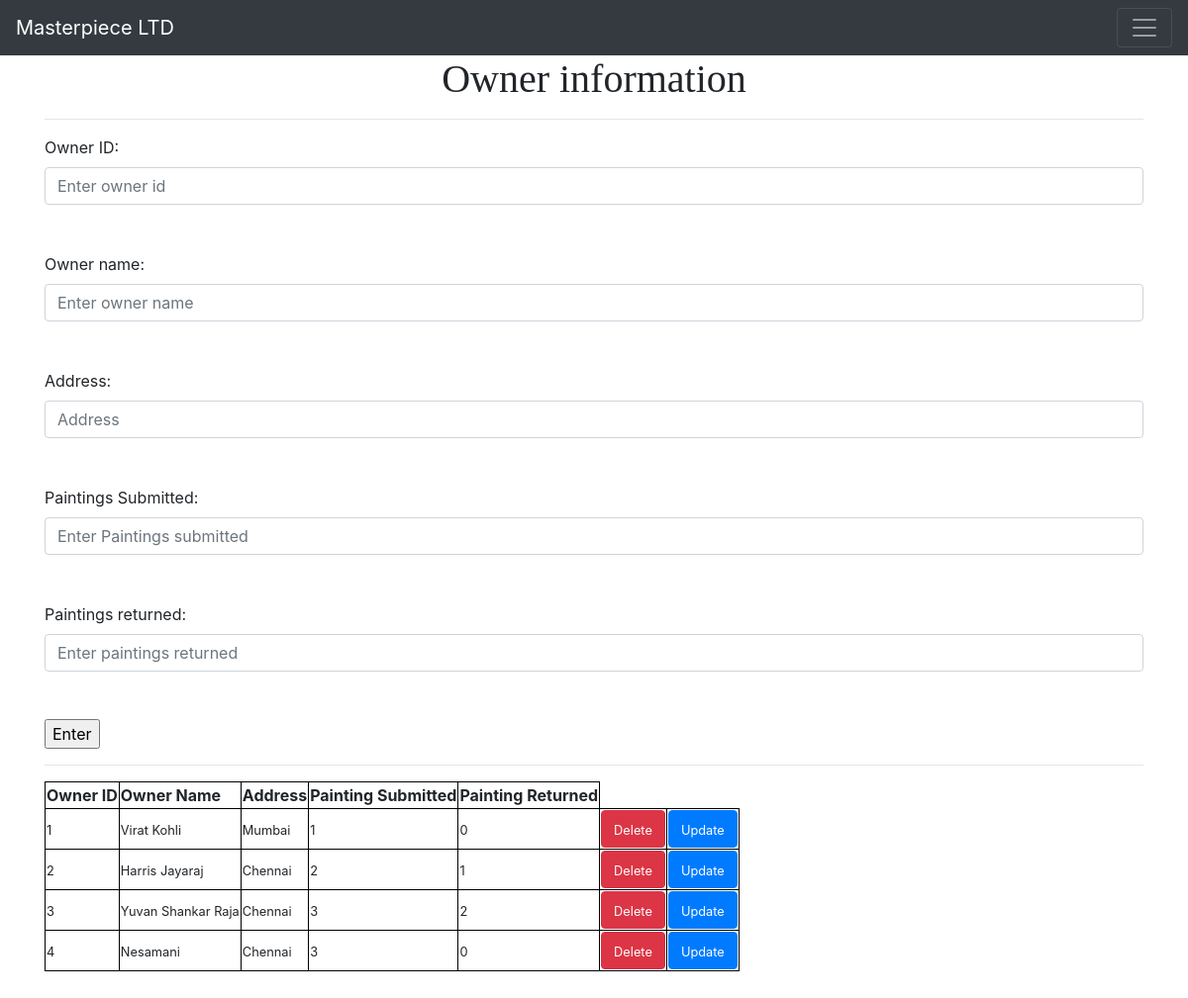
/owner, run on the app's committed database.
### app.py (models this page shows, shortened)
class Owner_info(db.Model):
    owner_ID=db.Column(db.Integer , primary_key=True)
    owner_name=db.Column(db.String(200) , nullable=False)
    Address=db.Column(db.Text , nullable=False)
    Submitted=db.Column(db.Integer , nullable=False)
    Returned=db.Column(db.Integer , nullable=False)

### app.py (the view)
@app.route('/owner',methods=['GET','POST'])
def owner():
    if request.method=='POST':
        c_id=request.form['o_id']
        name=request.form['name']
        Address=request.form['address']
        submit=request.form['s']
        returned=request.form['r']
        post=Owner_info(owner_ID=c_id,owner_name=name,Address=Address,Submitted=submit,Returned=returned)
        db.session.add(post)
        db.session.commit()
        return redirect('/owner')
    else:
        all_posts= Owner_info.query.all()
        return render_template('Owner.html',posts=all_posts)

### templates/Owner.html (shortened to what this page needs)
{% extends 'template.html' %}
{%block body%}
    <h1>Owner information</h1>
    <hr>
    <form action='/owner' method='POST'>
        <label for="Owner ID">Owner ID:</label>
        <input class="form-control" type="number" name="o_id" id="o_id" placeholder="Enter owner id" aria-label="Enter owner id">
        <br>
        <br>
        <label for="owner name">Owner name:</label>
        <input class="form-control" type="text" name="name" id="name" placeholder="Enter owner name" aria-label="Enter owner name">
        <br>
        <br>
        <label for="Address">Address:</label>
        <input class="form-control" type="text" name="address" id="address" placeholder="Address" aria-label="Address">
        <br>
        <br>
        <label for="Paintings Submitted">Paintings Submitted:</label>
        <input class="form-control" type="number" name="s" id="s" placeholder="Enter Paintings submitted" aria-label="Enter Paintings submitted">
        <br>
        <br>
        <label for="Paintings_returned">Paintings returned:</label>
        <input class="form-control" type="number" name="r" id="r" placeholder="Enter paintings returned" aria-label="Enter Paintings returned">
        <br>
        <br>
        <input type="submit" value="Enter">
    </form>
    <hr>
    <table style="border: 100px;">
        <tr>
            <th align="center">Owner ID</th>
            <th align="center">Owner Name</th>
            <th align="center">Address</th>
            <th align="center">Painting Submitted</th>
            <th align="center">Painting Returned</th>
        </tr>
        {% for post in posts %}
        <tr>
            <td><small>{{post.owner_ID}}</small></td>
            <td><small>{{post.owner_name}}</small></td>
            <td><small>{{post.Address}}</small></td>
            <td><small>{{post.Submitted}}</small></td>
            <td><small>{{post.Returned}}</small></td>
            <td> <a class="btn btn-danger" href='/owner/delete/{{post.owner_ID}}'><small>Delete</small></a></td>
            <td> <a class="btn btn-primary" href='/owner/update/{{post.owner_ID}}'><small>Update</small></a></td>
        </tr>
        {% endfor %}
    </table>
    <br>
    <br>
{%endblock%}

### templates/template.html (shortened to what this page needs)
<!DOCTYPE html>
<html>
    <head>
        <link rel='stylesheet' href={{url_for('static',filename='css/main.css')}}>
        <link rel="stylesheet" href="https://stackpath.bootstrapcdn.com/bootstrap/4.3.1/css/bootstrap.min.css"
>
    </head>
    <body>
        <nav class="navbar navbar-dark bg-dark">
            <a class="navbar-brand" href="/home">Masterpiece LTD</a>
            <button class="navbar-toggler" type="button" data-toggle="collapse" data-target="#navbarsExample01"
                aria-controls="navbarsExample01" aria-expanded="false" aria-label="Toggle navigation">
                <span class="navbar-toggler-icon"></span>
            </button>
        </nav>
        <div class="container">
            {%block body%}
            {%endblock%}
        </div>
    </body>
</html>

### static/css/main.css (style rules this page uses)
h1 { font-family: 'Poppins'; font-size: 30px; text-align: center; }
table, th, td { border: 1px solid black; }

### data on the page
Owner_info: owner_ID "1", owner_name "Virat Kohli", Address "Mumbai", Submitted "1", Returned "0"
Owner_info: owner_ID "2", owner_name "Harris Jayaraj", Address "Chennai", Submitted "2", Returned "1"
Owner_info: owner_ID "3", owner_name "Yuvan Shankar Raja", Address "Chennai", Submitted "3", Returned "2"
Owner_info: owner_ID "4", owner_name "Nesamani", Address "Chennai", Submitted "3", Returned "0"
